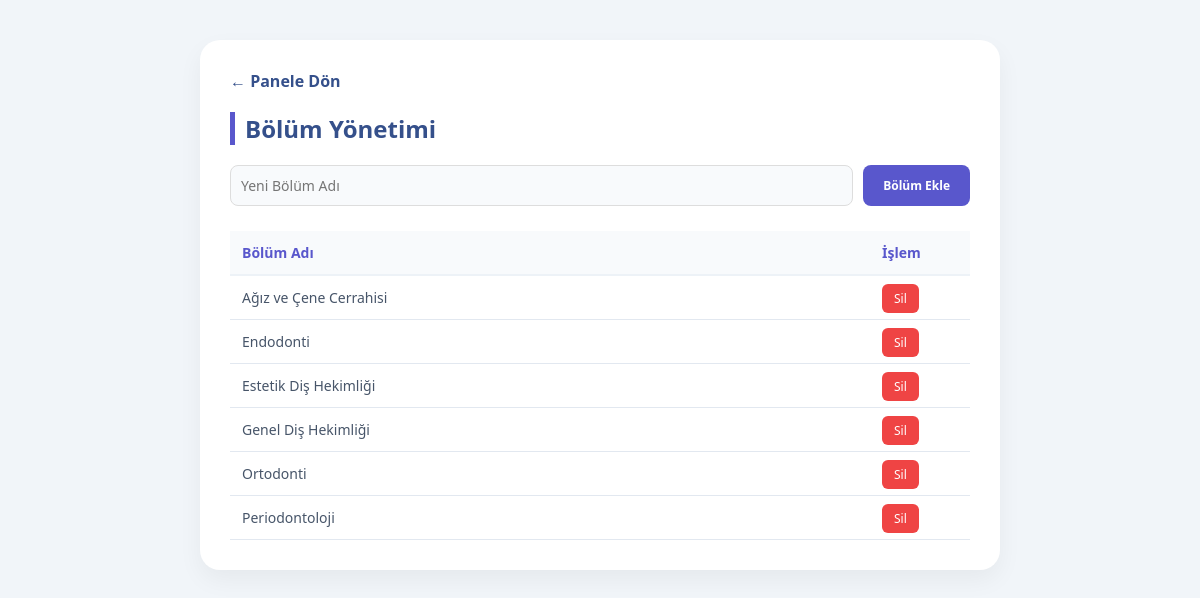
The app's page /admin/bolumler.php (signed in) with its own data.
### tables this page shows
CREATE TABLE `bolumler` (
  `bolum_id` int NOT NULL,
  `bolum_adi` varchar(100) NOT NULL
);

### dal/db.php (called while the page is built)
<?php
class db {
    private static $host = 'localhost';
    private static $dbname = 'disklinik_sistemi';
    private static $username = 'root';
    private static $password = 'sueda2005';
    private static $connection = null;
    public static function connect() {
        if (self::$connection === null) {
            try {
                self::$connection = new PDO(
                    "mysql:host=" . self::$host . ";dbname=" . self::$dbname . ";charset=utf8mb4",
                    self::$username,
                    self::$password
                );
                self::$connection->setAttribute(PDO::ATTR_ERRMODE, PDO::ERRMODE_EXCEPTION);
            } catch(PDOException $e) {
                die("Veritabanı bağlantı hatası: " . $e->getMessage());
            }
        }
        return self::$connection;
    }
}
?>

### bl/admin_bl.php (called while the page is built, shortened)
<?php
require_once __DIR__ . '/../dal/bolum_dal.php';
class admin_bl {
    private $bolumDAL;
    public function __construct() {
        $this->bolumDAL = new bolum_dal();
    }
    public function tumBolumler() { return $this->bolumDAL->tumBolumleriGetir(); }
}
?>

### dal/bolum_dal.php (called while the page is built, shortened)
<?php
require_once __DIR__ . '/db.php';
class bolum_dal {
    private $db;
    public function __construct() {
        $this->db = db::connect();
    }
    public function tumBolumleriGetir() {
        $stmt = $this->db->prepare("CALL bolumHepsi()");
        $stmt->execute();
        return $stmt->fetchAll(PDO::FETCH_ASSOC);
    }
}
?>

### admin/bolumler.php (the view, shortened to what this page needs)
<?php
require_once __DIR__ . '/../bl/admin_bl.php';
$adminService = new admin_bl();
$bolumler = $adminService->tumBolumler();
?>
<!DOCTYPE html>
<html lang="tr">
<head>
    <link rel="stylesheet" href="../css/style.css">
</head>
<body>
<div class="container">
    <a href="panel.php" class="geri-link">← Panele Dön</a>
    <h1>Bölüm Yönetimi</h1>
    <form method="POST" class="form-row" action="bolumler.php">
        <input type="text" name="bolum_adi" placeholder="Yeni Bölüm Adı" required style="flex:1; padding:10px; border:1px solid #ddd; border-radius:8px;">
        <button type="submit" name="bolum_ekle" class="btn btn-add" style="padding:10px 20px; background:#5957cc; color:white; border:none; border-radius:8px; cursor:pointer;">Bölüm Ekle</button>
    </form>
    <table>
        <thead>
            <tr>
                <th>Bölüm Adı</th>
                <th style="width: 100px;">İşlem</th>
            </tr>
        </thead>
        <tbody>
            <?php foreach($bolumler as $b): ?>
            <tr>
                <td><?= htmlspecialchars($b['bolum_adi']) ?></td>
                <td><a href="?bolum_sil=<?= $b['bolum_id'] ?>" style="background:#ef4444; color:white; padding:6px 12px; border-radius:6px; text-decoration:none; font-size:12px;" onclick="return confirm('Bölümü silmek istiyor musunuz?')">Sil</a></td>
            </tr>
            <?php endforeach; ?>
        </tbody>
    </table>
</div>
</body>
</html>

### css/style.css (style rules this page uses)
:root { --mavi: #35508b; --mor: #5957cc; --gradyan: linear-gradient(135deg, #6a88c9, #5957cc); --danger: #ef4444; --success: #22c55e; --bg: #f1f5f9; }
* { margin: 0; padding: 0; box-sizing: border-box; font-family: 'Segoe UI', Arial, sans-serif; }
body { background: var(--bg); color: #475569; }
.btn { padding: 8px 15px; border: none; border-radius: 8px; cursor: pointer; font-weight: bold; font-size: 12px; text-decoration: none; display: inline-block; }
.btn-add { background: var(--gradyan); color: white; }
input, select, textarea { width: 100%; padding: 12px; border: 1px solid #e2e8f0; border-radius: 10px; background: #f8fafc; font-size: 14px; outline: none; transition: 0.3s; }

### admin/bolumler.php (style rules this page uses)
body { padding: 40px; background: #f1f5f9; }
.container { max-width: 800px; margin: auto; background: white; padding: 30px; border-radius: 20px; box-shadow: 0 10px 25px rgba(0,0,0,0.05); }
h1 { color: #35508b; margin-bottom: 20px; border-left: 5px solid #5957cc; padding-left: 10px; font-size: 24px; }
.form-row { display: flex; gap: 10px; margin-bottom: 25px; }
table { width: 100%; border-collapse: collapse; }
th { text-align: left; padding: 12px; background: #f8fafc; color: #5957cc; border-bottom: 2px solid #edf2f7; font-size: 14px; }
td { padding: 12px; border-bottom: 1px solid #e2e8f0; font-size: 14px; }
.geri-link { display: inline-block; margin-bottom: 20px; text-decoration: none; color: #35508b; font-weight: bold; }

### records on screen
bolumler: bolum_adi "Ağız ve Çene Cerrahisi"
bolumler: bolum_adi "Endodonti"
bolumler: bolum_adi "Estetik Diş Hekimliği"
bolumler: bolum_adi "Genel Diş Hekimliği"
bolumler: bolum_adi "Ortodonti"
bolumler: bolum_adi "Periodontoloji"
